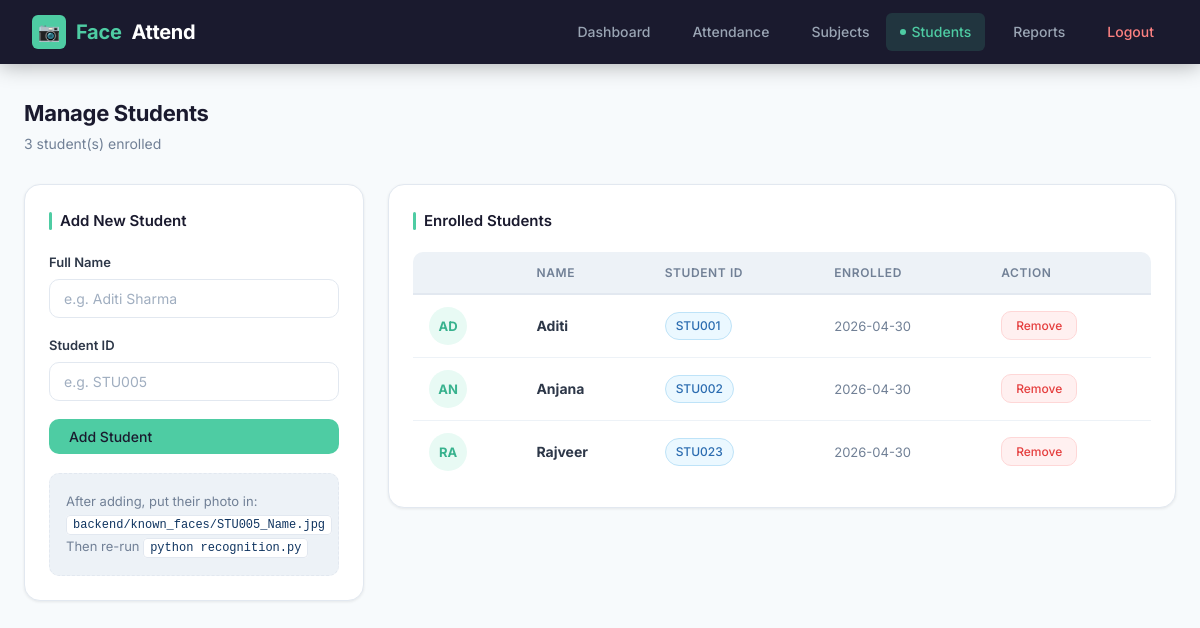
/admin (signed in), run on an earlier commit of the app's database.
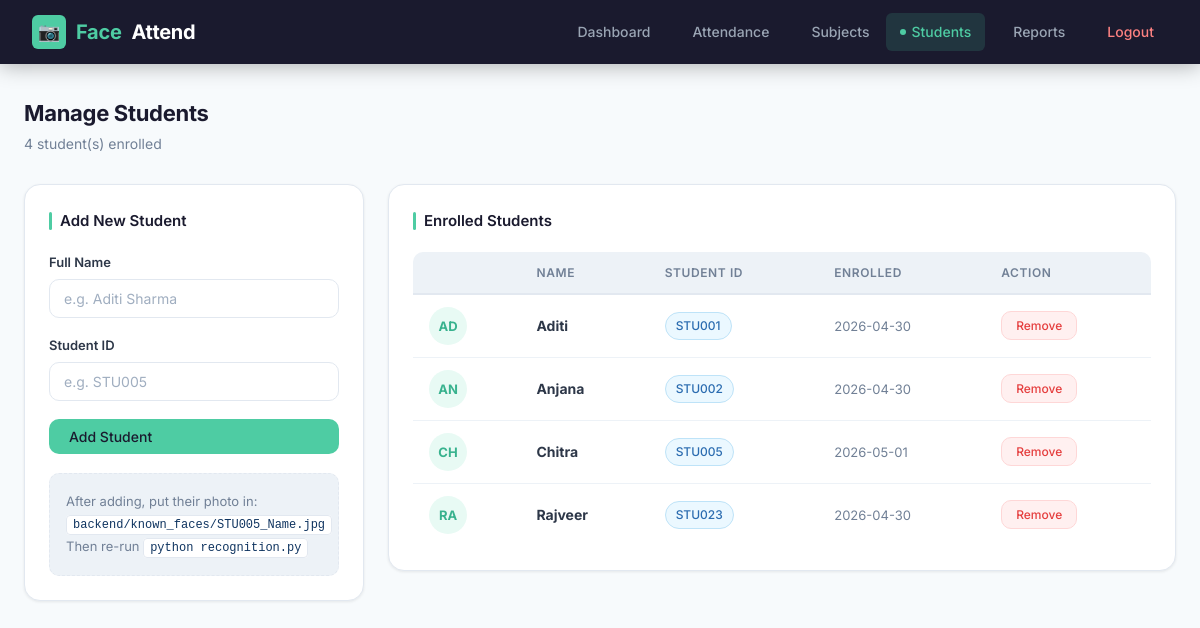
And on a later commit of the database.
### tables this page shows
CREATE TABLE students (
            id          INTEGER PRIMARY KEY AUTOINCREMENT,
            name        TEXT    NOT NULL,
            student_id  TEXT    UNIQUE NOT NULL,
            enrolled_at TEXT    NOT NULL
        );

### app.py (the view)
@app.route("/admin")
@login_required
def admin():
    students = get_all_students()
    return render_template("admin.html", students=students)

### app.py (called while the page is built)
def login_required(f):
    from functools import wraps
    @wraps(f)
    def decorated(*args, **kwargs):
        if "logged_in" not in session:
            return redirect(url_for("login"))
        return f(*args, **kwargs)
    return decorated

### backend/database.py (called while the page is built)
def get_connection():
    conn = sqlite3.connect(DB_PATH)
    conn.row_factory = sqlite3.Row
    return conn

def get_all_students():
    conn = get_connection()
    cursor = conn.cursor()
    cursor.execute("SELECT * FROM students ORDER BY name")
    students = cursor.fetchall()
    conn.close()
    return students

### templates/admin.html (shortened to what this page needs)
{% extends "base.html" %}
{% block content %}
<div class="page-header">
  <div>
    <div class="page-title">Manage Students</div>
    <div class="page-subtitle">{{ students|length }} student(s) enrolled</div>
  </div>
</div>
<div class="admin-grid">
  <div class="card" style="margin-bottom:0">
    <div class="card-title">Add New Student</div>
    <div class="form-group">
      <label>Full Name</label>
      <input type="text" id="name" placeholder="e.g. Aditi Sharma">
    </div>
    <div class="form-group">
      <label>Student ID</label>
      <input type="text" id="sid" placeholder="e.g. STU005">
    </div>
    <button class="btn btn-primary" onclick="addStudent()" style="width:100%">Add Student</button>
    <div class="photo-hint" style="margin-top:1.2rem">
      After adding, put their photo in:<br>
      <code>backend/known_faces/STU005_Name.jpg</code><br>
      Then re-run <code>python recognition.py</code>
    </div>
  </div>
  <div class="card" style="margin-bottom:0">
    <div class="card-title">Enrolled Students</div>
    {% if students %}
    <div class="table-wrap">
    <table>
      <thead><tr><th></th><th>Name</th><th>Student ID</th><th>Enrolled</th><th>Action</th></tr></thead>
      <tbody id="student-table">
        {% for s in students %}
        <tr id="row-{{ s.student_id }}">
          <td>
            <div class="student-avatar">
              {{ s.name[:2].upper() }}
            </div>
          </td>
          <td><strong>{{ s.name }}</strong></td>
          <td><span class="badge badge-blue">{{ s.student_id }}</span></td>
          <td style="color:var(--text-muted);font-size:13px">{{ s.enrolled_at[:10] }}</td>
          <td>
            <button class="btn btn-danger btn-sm"
              onclick="deleteStudent('{{ s.student_id }}','{{ s.name }}')">Remove</button>
          </td>
        </tr>
        {% endfor %}
      </tbody>
    </table>
    </div>
    {% else %}
    <div class="empty-state"><p>No students enrolled yet.<br>Add a student using the form.</p></div>
    {% endif %}
  </div>
</div>
{% endblock %}

### templates/base.html (shortened to what this page needs)
<!DOCTYPE html>
<html lang="en">
<head>
<link rel="stylesheet" href="/static/style.css">
</head>
<body>
{% if session.logged_in %}
<nav>
  <a href="/dashboard" class="brand">
    <div class="brand-icon">&#128247;</div>
    <span>Face</span>Attend
  </a>
  <ul>
    <li><a href="/dashboard"  {% if request.path=='/dashboard'  %}class="active"{% endif %}>Dashboard</a></li>
    <li><a href="/attendance" {% if request.path=='/attendance' %}class="active"{% endif %}>Attendance</a></li>
    <li><a href="/subjects"   {% if request.path=='/subjects'   %}class="active"{% endif %}>Subjects</a></li>
    <li><a href="/admin"      {% if request.path=='/admin'      %}class="active"{% endif %}>Students</a></li>
    <li><a href="/reports"    {% if request.path=='/reports'    %}class="active"{% endif %}>Reports</a></li>
    <li><a href="/logout" class="logout">Logout</a></li>
  </ul>
</nav>
{% endif %}
<div class="container">
{% block content %}{% endblock %}
</div>
</body>
</html>

What changed in the data, as far as the page shows it:
added students: name "CH", name "Chitra", student_id "STU005", enrolled_at "2026-05-01"
Also different on the page:
{{ students|length }}: "3" → "4"
